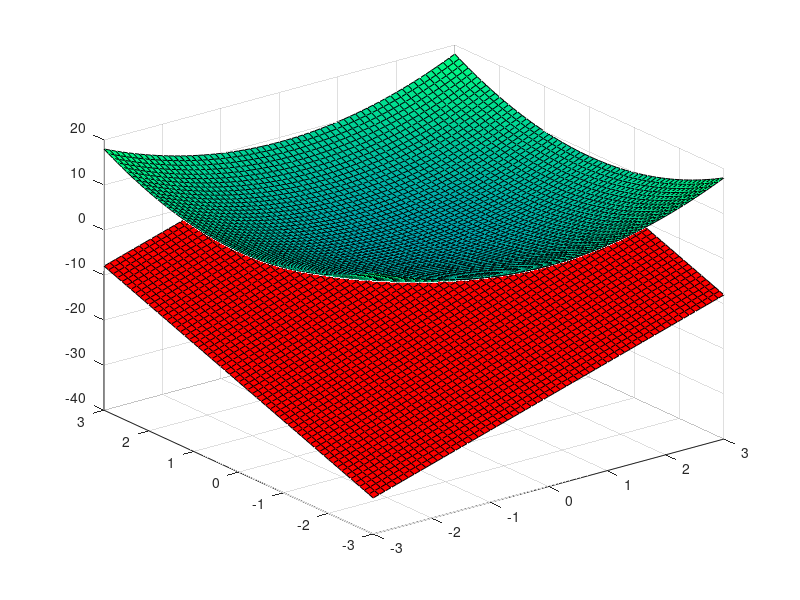

MATLAB code to generate this figure:
clear
close all

[x,y] = meshgrid(-3:0.1:3,-3:0.1:3)

%figure

z = 4*x + 4*y - 8;
u = x.^2 + y.^2

surf(x,y,u)

hold on

surf(x,y,z, 'FaceColor', 'r')

colormap("winter")

%axis equal;
%axis('square');
